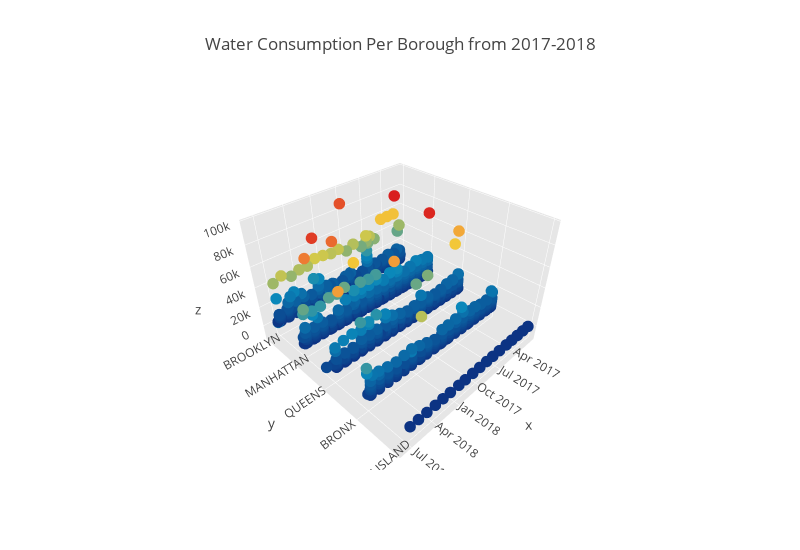

Notebook source saved alongside this figure:
### Markdown cell above
#### 3-Dimensional graph representing water consumption in each borigh ober the time period from 2017 to 2018.

Uses plotly library to create a 3-D graph with the color scheme of data tha can be defined using rgb color scheme. This means that for each category of value we have a different color representing values (eg: low as red, medius as yellow ang high as green). 

Different color schemes can be obtained from (https://www.w3schools.com/colors/colors_rgb.asp)

### Code cell
data = []

trace = dict(
   
    x = df_wc['Service End Date'], y = df_wc['Borough'], z = df_wc['Current Charges'],
    type = "scatter3d",    
    mode = 'markers',
    marker = dict( size=4, color= df_wc['Consumption (HCF)'], colorscale='Portland', line=dict(width=0) ) )
data.append( trace )

layout = dict(
    width=800,
    height=550,
    autosize=False,
    title='Water Consumption Per Borough from 2017-2018',
    scene=dict(
        xaxis=dict(
            gridcolor='rgb(255, 255, 255)',
            zerolinecolor='rgb(255, 255, 255)',
            showbackground=True,
            backgroundcolor='rgb(230, 230,230)'
        ),
        yaxis=dict(
            gridcolor='rgb(255, 255, 255)',
            zerolinecolor='rgb(255, 255, 255)',
            showbackground=True,
            backgroundcolor='rgb(230, 230,230)'
        ),
        zaxis=dict(
            gridcolor='rgb(255, 255, 255)',
            zerolinecolor='rgb(255, 255, 255)',
            showbackground=True,
            backgroundcolor='rgb(230, 230,230)'
        ),
        aspectratio = dict( x=1, y=1, z=0.7 ),
        aspectmode = 'manual'        
    ),
)

fig = dict(data=data, layout=layout)
iplot(go.Figure(data=fig))

### Figure 1 — Plotly figure (JSON) as saved in the notebook; plotly's stock layout.template omitted (floating-point values rounded to 4 significant figures; data arrays with more than 128 entries replaced by an {"elided": "..."} marker saying what was removed)
{"data": [{"marker": {"color": {"elided": "3682 int values"}, "colorscale": "Portland", "line": {"width": 0}, "size": 4}, "mode": "markers", "type": "scatter3d", "uid": "20628ec2-7752-42b8-add8-556274a770b0", "x": {"elided": "3682 str values"}, "y": {"elided": "3682 str values"}, "z": {"elided": "3682 float values"}}], "layout": {"autosize": false, "height": 550, "scene": {"aspectmode": "manual", "aspectratio": {"x": 1, "y": 1, "z": 0.7}, "xaxis": {"backgroundcolor": "rgb(230, 230,230)", "gridcolor": "rgb(255, 255, 255)", "showbackground": true, "zerolinecolor": "rgb(255, 255, 255)"}, "yaxis": {"backgroundcolor": "rgb(230, 230,230)", "gridcolor": "rgb(255, 255, 255)", "showbackground": true, "zerolinecolor": "rgb(255, 255, 255)"}, "zaxis": {"backgroundcolor": "rgb(230, 230,230)", "gridcolor": "rgb(255, 255, 255)", "showbackground": true, "zerolinecolor": "rgb(255, 255, 255)"}}, "title": {"text": "Water Consumption Per Borough from 2017-2018"}, "width": 800}}
